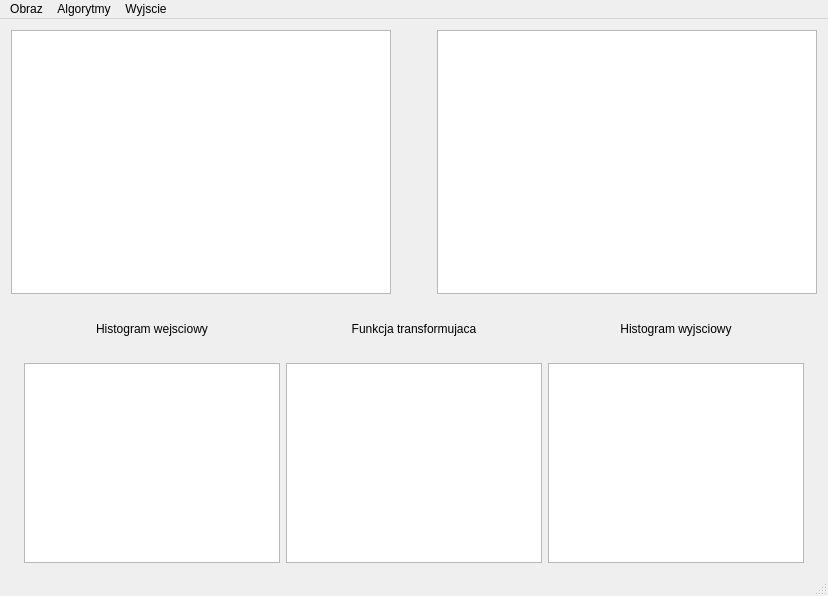
<?xml version="1.0" encoding="UTF-8"?>
<ui version="4.0">
 <class>GUI4OpenCVClass</class>
 <widget class="QMainWindow" name="GUI4OpenCVClass">
  <property name="geometry">
   <rect>
    <x>0</x>
    <y>0</y>
    <width>828</width>
    <height>596</height>
   </rect>
  </property>
  <property name="windowTitle">
   <string>GUI4OpenCV</string>
  </property>
  <widget class="QWidget" name="centralWidget">
   <layout class="QGridLayout" name="gridLayout">
    <item row="1" column="2">
     <layout class="QHBoxLayout" name="imagesRow">
      <item>
       <widget class="QGraphicsView" name="srcImageView"/>
      </item>
      <item>
       <spacer name="imagesSpacer">
        <property name="orientation">
         <enum>Qt::Orientation::Horizontal</enum>
        </property>
        <property name="sizeType">
         <enum>QSizePolicy::Policy::Preferred</enum>
        </property>
        <property name="sizeHint" stdset="0">
         <size>
          <width>40</width>
          <height>20</height>
         </size>
        </property>
       </spacer>
      </item>
      <item>
       <widget class="QGraphicsView" name="outImageView"/>
      </item>
     </layout>
    </item>
    <item row="3" column="2">
     <layout class="QHBoxLayout" name="chartsRow">
      <item>
       <layout class="QGridLayout" name="chartsGrid">
        <property name="leftMargin">
         <number>0</number>
        </property>
        <item row="0" column="1">
         <widget class="QLabel" name="transformFuncTitle">
          <property name="text">
           <string>Funkcja transformujaca</string>
          </property>
          <property name="alignment">
           <set>Qt::AlignmentFlag::AlignCenter</set>
          </property>
         </widget>
        </item>
        <item row="2" column="2">
         <widget class="QGraphicsView" name="outHistView">
          <property name="sizePolicy">
           <sizepolicy hsizetype="Expanding" vsizetype="Expanding">
            <horstretch>0</horstretch>
            <verstretch>0</verstretch>
           </sizepolicy>
          </property>
          <property name="minimumSize">
           <size>
            <width>256</width>
            <height>200</height>
           </size>
          </property>
          <property name="maximumSize">
           <size>
            <width>256</width>
            <height>200</height>
           </size>
          </property>
         </widget>
        </item>
        <item row="0" column="2">
         <widget class="QLabel" name="outHistTitle">
          <property name="text">
           <string>Histogram wyjsciowy</string>
          </property>
          <property name="alignment">
           <set>Qt::AlignmentFlag::AlignCenter</set>
          </property>
         </widget>
        </item>
        <item row="2" column="1">
         <widget class="QGraphicsView" name="transformFuncView">
          <property name="sizePolicy">
           <sizepolicy hsizetype="Expanding" vsizetype="Expanding">
            <horstretch>0</horstretch>
            <verstretch>0</verstretch>
           </sizepolicy>
          </property>
          <property name="minimumSize">
           <size>
            <width>256</width>
            <height>200</height>
           </size>
          </property>
          <property name="maximumSize">
           <size>
            <width>256</width>
            <height>200</height>
           </size>
          </property>
         </widget>
        </item>
        <item row="2" column="0">
         <widget class="QGraphicsView" name="srcHistView">
          <property name="sizePolicy">
           <sizepolicy hsizetype="Expanding" vsizetype="Expanding">
            <horstretch>0</horstretch>
            <verstretch>0</verstretch>
           </sizepolicy>
          </property>
          <property name="minimumSize">
           <size>
            <width>256</width>
            <height>200</height>
           </size>
          </property>
          <property name="maximumSize">
           <size>
            <width>256</width>
            <height>200</height>
           </size>
          </property>
         </widget>
        </item>
        <item row="0" column="0">
         <widget class="QLabel" name="srcHistTitle">
          <property name="text">
           <string>Histogram wejsciowy</string>
          </property>
          <property name="alignment">
           <set>Qt::AlignmentFlag::AlignCenter</set>
          </property>
         </widget>
        </item>
       </layout>
      </item>
     </layout>
    </item>
   </layout>
  </widget>
  <widget class="QMenuBar" name="menuBar">
   <property name="geometry">
    <rect>
     <x>0</x>
     <y>0</y>
     <width>828</width>
     <height>21</height>
    </rect>
   </property>
   <widget class="QMenu" name="menuObraz">
    <property name="title">
     <string>Obraz</string>
    </property>
    <addaction name="actionWczytaj"/>
    <addaction name="actionZapisz"/>
   </widget>
   <widget class="QMenu" name="menuAlgorytmy">
    <property name="title">
     <string>Algorytmy</string>
    </property>
   </widget>
   <widget class="QMenu" name="menuWyjscie">
    <property name="title">
     <string>Wyjscie</string>
    </property>
   </widget>
   <addaction name="menuObraz"/>
   <addaction name="menuAlgorytmy"/>
   <addaction name="menuWyjscie"/>
  </widget>
  <widget class="QStatusBar" name="statusBar"/>
  <action name="actionWczytaj">
   <property name="text">
    <string>Wczytaj</string>
   </property>
  </action>
  <action name="actionZapisz">
   <property name="text">
    <string>Zachowaj</string>
   </property>
  </action>
 </widget>
 <layoutdefault spacing="6" margin="11"/>
 <resources>
  <include location="GUI4OpenCV.qrc"/>
 </resources>
 <connections/>
</ui>
